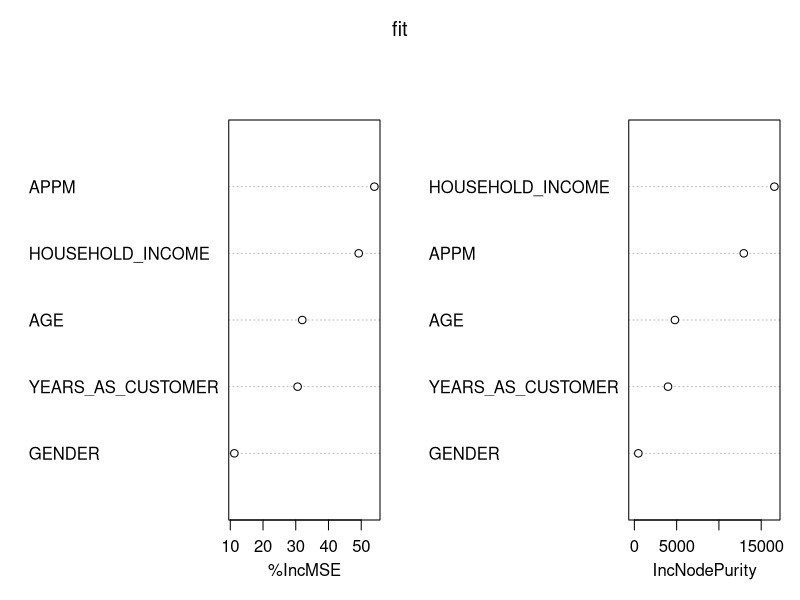

Reproduce this figure in R. (Note: this script raises an error after producing the figure.)
# Magazines/newspaper subscriptions up-sell project

# ---------------------------------------------------------------------------------
# INITIAL SETUP
# ---------------------------------------------------------------------------------
# set working directory
setwd("~/Desktop/")

# load dataset
dat <- read.csv("CustSubscriptions.csv")


# ---------------------------------------------------------------------------------
# DATA CLEAN-UP/REFORMAT
# ---------------------------------------------------------------------------------
# drop $ sign in HOUSEHOLD_INCOME AND CUSTOMER_REVENUE vars and change them
# from categorical into numeric type
unique(dat$HOUSEHOLD_INCOME)
dat$HOUSEHOLD_INCOME <- gsub("\\$", "", dat$HOUSEHOLD_INCOME)
dat$HOUSEHOLD_INCOME <- as.numeric(gsub(",", "", dat$HOUSEHOLD_INCOME))
dat$CUSTOMER_REVENUE <- gsub("[$]", "", dat$CUSTOMER_REVENUE)
dat$CUSTOMER_REVENUE <- gsub(",", "", dat$CUSTOMER_REVENUE)
dat$CUSTOMER_REVENUE <- as.numeric(gsub(" ", "", dat$CUSTOMER_REVENUE))

# assumption:
# var CUSTOMER_REVENUE is revenue earned from customer the year before.

# new var: APPM (avg price per mag)
dat$APPM <- (dat$CUSTOMER_REVENUE / dat$CUSTOMER_SUBSCRIPTION_COUNT)



# ---------------------------------------------------------------------------------
# DATA EXPLORATION: overall data
# ---------------------------------------------------------------------------------
# percentage of potential lead over whole customer database
prop.table(table(dat$CUSTOMER_SUBSCRIPTION_COUNT == 1)) # 27%

# get summary of years as customer var
summary(dat$YEARS_AS_CUSTOMER)



# ---------------------------------------------------------------------------------
# DATA EXPLORATION: APPM var
# ---------------------------------------------------------------------------------
# note that APPM == 80 is only observed in customers > 1 subs, so let's 
# explore further

# subset new data frame for APPM == 80
APPM80 <- subset(dat, APPM == 80)
# 52 observations

# More male or female?
table(APPM80$GENDER)
# F  M  U 
# 14 36  2 

# Younger or older age?
summary(APPM80$AGE)
# Min. 1st Qu.  Median    Mean 3rd Qu.    Max. 
# 26.00   32.75   40.00   40.08   45.00   64.00 

# Newer or older customer?
summary(APPM80$YEARS_AS_CUSTOMER)
# Min. 1st Qu.  Median    Mean 3rd Qu.    Max. 
# 4.00    7.00   11.00   10.77   13.00   23.00 

# Fewer or More subscription count?
summary(APPM80$CUSTOMER_SUBSCRIPTION_COUNT)
# Min. 1st Qu.  Median    Mean 3rd Qu.    Max. 
# 2.000   7.000  10.500   9.846  13.000  13.000 

# Finding summary:
# Men around 40 years old; subscribing to 9-10 magazines for 10-11 years
# tend to subscribe to more expensive magazines.



# ---------------------------------------------------------------------------------
# DATA MODELING: RANDOM FOREST
# ---------------------------------------------------------------------------------
# load library
library(randomForest)

# ensure repeatability
set.seed(123)

# build a random forest model
fit <- randomForest(CUSTOMER_SUBSCRIPTION_COUNT ~ AGE + 
                            HOUSEHOLD_INCOME + 
                            YEARS_AS_CUSTOMER +
                            APPM + 
                            GENDER,
                    data = dat,
                    importance = T,
                    ntree = 500)

# plot to see importance of vars
varImpPlot(fit)

# Finding summary:
# APPM and household income show to be most important features.



# ---------------------------------------------------------------------------------
# DATA EXPLORATION: HOUSEHOLD_INCOME var
# ---------------------------------------------------------------------------------
# summary of household income
summary(dat$HOUSEHOLD_INCOME)

# subset data frame: <55000
under55k <- subset(dat, HOUSEHOLD_INCOME < 55000) # 8885 obs

# subset data frame: >= 55000
is55kandAbove <- subset(dat, HOUSEHOLD_INCOME >= 55000) # 7135 obs

# percentage of == 1 subs in under55k
prop.table(table(under55k$CUSTOMER_SUBSCRIPTION_COUNT > 1)) # 62%

# percentage of == 1 subs in is55kandAbove
prop.table(table(is55kandAbove$CUSTOMER_SUBSCRIPTION_COUNT > 1)) # 87%

# boxplot of household income data in relation with cust == 1 sub (0) and > 1 sub (1)
boxplot(dat$HOUSEHOLD_INCOME ~ dat$TARGET)

# Finding summary:
# Customers reporting higher household income tend to subscribe > 1 mag 



# ---------------------------------------------------------------------------------
# DATA VISUALIZATION: YEARS AS CUSTOMER
# ---------------------------------------------------------------------------------
# boxplot
boxplot(dat$YEARS_AS_CUSTOMER ~ dat$TARGET)

# Finding summary:
# cust > 1 sub have a lower median of years as customer



# ---------------------------------------------------------------------------------
# DATA EXPLORATION: GENDER
# ---------------------------------------------------------------------------------
# chi-square test on female and target
femaleTarget = table(dat$TARGET, dat$Female)
chisq.test(femaleTarget)

# return:
# Pearson's Chi-squared test with Yates' continuity correction
# 
# data:  femaleTarget
# X-squared = 2.951, df = 1, p-value = 0.08582

# chi-square test on male and target
maleTarget = table(dat$TARGET, dat$Male)
chisq.test(maleTarget)

# return:
# Pearson's Chi-squared test with Yates' continuity correction
# 
# data:  maleTarget
# X-squared = 3.1593, df = 1, p-value = 0.0755

# note that p-value > 0.05 is consistent with previous findings that
# gender var does not significantly influence how many mag cust will subscribe.



# ---------------------------------------------------------------------------------
# DATA MODELING: LINEAR REGRESSION 
# ---------------------------------------------------------------------------------
# linear regression 
lmfit <- lm(CUSTOMER_SUBSCRIPTION_COUNT ~ HOUSEHOLD_INCOME + 
                    AGE + 
                    GENDER + 
                    APPM,
          data = dat)
summary(lmfit)

# Residuals:
#         Min     1Q Median     3Q    Max 
# -9.330 -1.681 -0.513  1.258 11.625 
#
# Coefficients:
#         Estimate Std. Error t value Pr(>|t|)    
# (Intercept)       4.144e+00  8.442e-02  49.084   <2e-16 ***
#         HOUSEHOLD_INCOME  3.087e-05  4.945e-07  62.423   <2e-16 ***
#         AGE              -4.160e-02  1.610e-03 -25.834   <2e-16 ***
#         GENDERM          -3.531e-01  4.139e-02  -8.531   <2e-16 ***
#         GENDERU           2.159e-02  1.159e-01   0.186    0.852    
# APPM             -2.022e-02  2.262e-03  -8.938   <2e-16 ***
#        ---
#         Signif. codes:  0 ‘***’ 0.001 ‘**’ 0.01 ‘*’ 0.05 ‘.’ 0.1 ‘ ’ 1
#
# Residual standard error: 2.507 on 16014 degrees of freedom
# Multiple R-squared:  0.2207,	Adjusted R-squared:  0.2204 
# F-statistic: 906.8 on 5 and 16014 DF,  p-value: < 2.2e-16



# ---------------------------------------------------------------------------------
# MAIN FINDINGS
# ---------------------------------------------------------------------------------
# 1. Customers, reporting higher income, tend to subscribe to more 
# expensive magazines.
# 2. Customers, reporting higher income, tend to subscribe to more magazines.
# 3. Newer customers, under 4 years, tend to subscribe to more magazines.
